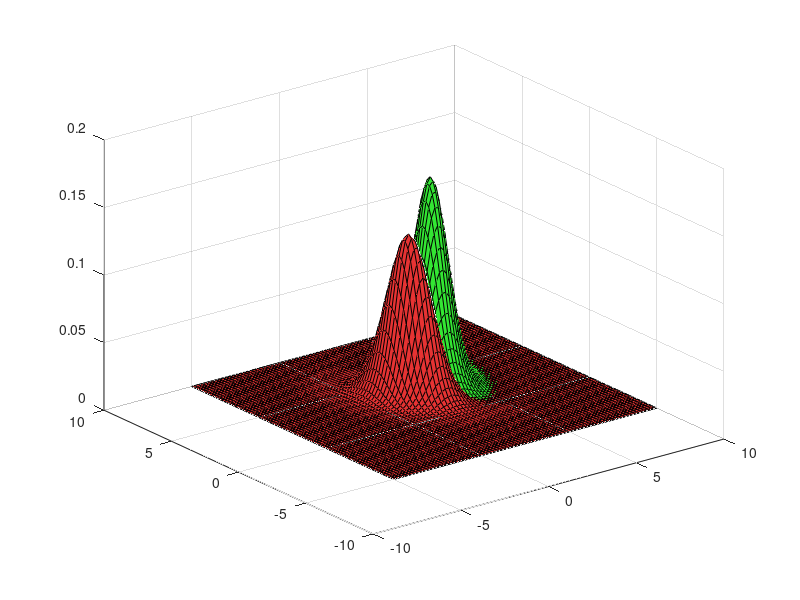

The MATLAB source for this figure: (Note: this script raises an error after producing the figure.)
clear all; close all; clc;
%Natural parameters
mu1 = [2; 3];
sigma1 = [2 0.5; 0.5 1];
mu2 = [4; 4];
sigma2 = [1.5 -0.3; -0.3 0.8];

%Gaussians as anonymous functions 
gauss1 = @(x1, x2) exp(-0.5*([x1;x2]-mu1)'*sigma1*([x1;x2]-mu1))/(2*pi*sqrt(det(sigma1)));
gauss2 = @(x1, x2) exp(-0.5*([x1;x2]-mu2)'*sigma2*([x1;x2]-mu2))/(2*pi*sqrt(det(sigma2)));

[x1, x2] = meshgrid(-5:0.2:10); %generate grid
g1 = arrayfun(gauss1, x1, x2); %apply functions to grid points
g2 = arrayfun(gauss2, x1, x2);

figure;
for p1 = [.1, .25, .5, .75, .9]
    p2 = 1 - p1;
    
    surf(x1, x2, g1, 'FaceColor', [0.9 0.2 0.2]);  %plot
    hold on
    surf(x1, x2, g2, 'FaceColor', [0.2 0.9 0.2]);
    
    gdiff = p1 * g1 - p2 * g2; %get difference points
    
    C = contours(x1, x2, gdiff, [0,0]); %get points where contour is zero
    
    %get seperate coordinates of contour
    x1s = C(1, 2:end);
    x2s = C(2, 2:end);
    
    %interporlate contour on gaussian 1
    boundry = interp2(x1, x2, g1, x1s, x2s);
    
    %plot it
    line(x1s, x2s, boundry, 'Color', 'k', 'LineWidth', 2);
end

fprintf("Program paused. Press enter to continue.\n")
pause;
clear all;

%Natural parameters
sigma = [1.2 .4; .4 1.2];
mu1 = [2; 3];
sigma1 = sigma;
mu2 = [4; 4];
sigma2 = sigma;

%Gaussians as anonymous functions 
gauss1 = @(x1, x2) exp(-0.5*([x1;x2]-mu1)'*sigma1*([x1;x2]-mu1))/(2*pi*sqrt(det(sigma1)));
gauss2 = @(x1, x2) exp(-0.5*([x1;x2]-mu2)'*sigma2*([x1;x2]-mu2))/(2*pi*sqrt(det(sigma2)));

[x1, x2] = meshgrid(-5:0.2:10); %generate grid
g1 = arrayfun(gauss1, x1, x2); %apply functions to grid points
g2 = arrayfun(gauss2, x1, x2);

figure;
for p1 = [.1, .25, .5, .75, .9]
    p2 = 1 - p1;
    
    surf(x1, x2, g1, 'FaceColor', [0.9 0.2 0.2]);  %plot
    hold on
    surf(x1, x2, g2, 'FaceColor', [0.2 0.9 0.2]);
    
    gdiff = p1 * g1 - p2 * g2; %get difference points
    
    C = contours(x1, x2, gdiff, [0,0]); %get points where contour is zero
    
    %get seperate coordinates of contour
    x1s = C(1, 2:end);
    x2s = C(2, 2:end);
    
    %interporlate contour on gaussian 1
    boundry = interp2(x1, x2, g1, x1s, x2s);
    
    %plot it
    line(x1s, x2s, boundry, 'Color', 'k', 'LineWidth', 2);
end

%saving_figs('C:\Users\harilaos\Desktop\1\SMAP-proj1\exercise1_4\images');
